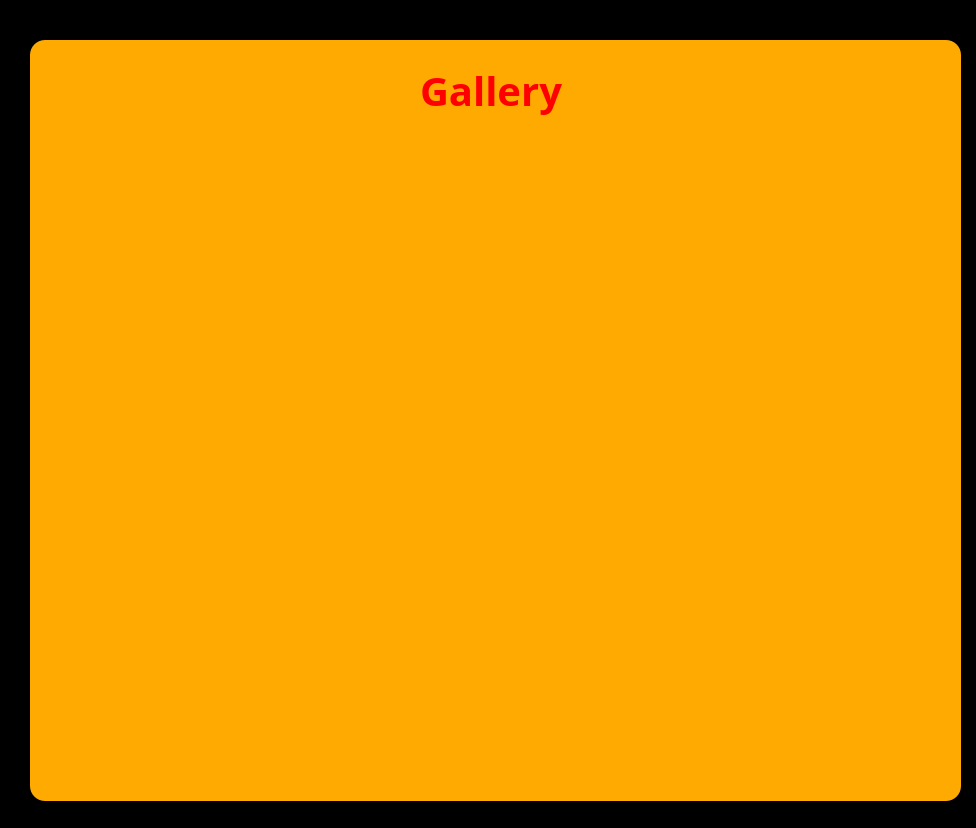
<?xml version="1.0" encoding="UTF-8"?>
<ui version="4.0">
 <class>Form</class>
 <widget class="QWidget" name="Form">
  <property name="geometry">
   <rect>
    <x>0</x>
    <y>0</y>
    <width>976</width>
    <height>828</height>
   </rect>
  </property>
  <property name="windowTitle">
   <string>Form</string>
  </property>
  <property name="styleSheet">
   <string notr="true">*{
background:rgba;
font-family:century gothic;
font-size:24px;
}
QFrame
{
background:rgba;
border-radius:15px
}
QPushButton
{
background:red;
border-radius:60px;
}
QToolButton
{
background:red;
border-radius:60px;
}
QLabel
{
color:white;
background:transparent;
}
QPushButton
{
color:white;
border-radius:15px;
}
QPushButton:hover
{
color:#333;
border-radius:15px;
background:#49ebff;
}
QLineEdit
{
background:transparent;
border:none;
color:#717072;
border-bottom:1px solid #717072
}
</string>
  </property>
  <widget class="QFrame" name="frame">
   <property name="geometry">
    <rect>
     <x>30</x>
     <y>40</y>
     <width>931</width>
     <height>761</height>
    </rect>
   </property>
   <property name="styleSheet">
    <string notr="true">color:yellow;
background-color: rgb(255, 170, 0);</string>
   </property>
   <property name="frameShape">
    <enum>QFrame::StyledPanel</enum>
   </property>
   <property name="frameShadow">
    <enum>QFrame::Raised</enum>
   </property>
   <widget class="QLabel" name="label">
    <property name="geometry">
     <rect>
      <x>390</x>
      <y>20</y>
      <width>151</width>
      <height>61</height>
     </rect>
    </property>
    <property name="styleSheet">
     <string notr="true">color: rgb(255, 0, 0);
FONT-WEIGHT:BOLD;
font-size:40px;</string>
    </property>
    <property name="text">
     <string>Gallery</string>
    </property>
   </widget>
   <widget class="QPushButton" name="homebtn">
    <property name="geometry">
     <rect>
      <x>0</x>
      <y>10</y>
      <width>93</width>
      <height>28</height>
     </rect>
    </property>
    <property name="styleSheet">
     <string notr="true">QPushButton
{
font-size:14px;
color:white;
background:transparent;
}</string>
    </property>
    <property name="text">
     <string/>
    </property>
    <property name="icon">
     <iconset>
      <normaloff>icons/arrow-left.svg</normaloff>icons/arrow-left.svg</iconset>
    </property>
    <property name="iconSize">
     <size>
      <width>32</width>
      <height>32</height>
     </size>
    </property>
   </widget>
   <widget class="QTextBrowser" name="textBrowser">
    <property name="geometry">
     <rect>
      <x>220</x>
      <y>90</y>
      <width>531</width>
      <height>501</height>
     </rect>
    </property>
    <property name="html">
     <string>&lt;!DOCTYPE HTML PUBLIC &quot;-//W3C//DTD HTML 4.0//EN&quot; &quot;http://www.w3.org/TR/REC-html40/strict.dtd&quot;&gt;
&lt;html&gt;&lt;head&gt;&lt;meta name=&quot;qrichtext&quot; content=&quot;1&quot; /&gt;&lt;style type=&quot;text/css&quot;&gt;
p, li { white-space: pre-wrap; }
&lt;/style&gt;&lt;/head&gt;&lt;body style=&quot; font-family:'century gothic'; font-size:24px; font-weight:400; font-style:normal;&quot;&gt;
&lt;p style=&quot; margin-top:0px; margin-bottom:0px; margin-left:0px; margin-right:0px; -qt-block-indent:0; text-indent:0px;&quot;&gt;&lt;img src=&quot;:/newPrefix/gallery/g1.jpg&quot; /&gt;&lt;img src=&quot;:/newPrefix/gallery/g3.jpg&quot; /&gt;&lt;img src=&quot;:/newPrefix/gallery/g4.jpg&quot; /&gt;&lt;img src=&quot;:/newPrefix/gallery/g5.jpg&quot; /&gt;&lt;img src=&quot;:/newPrefix/gallery/g6.jpg&quot; /&gt;&lt;img src=&quot;:/newPrefix/gallery/g7.jpg&quot; /&gt;&lt;img src=&quot;:/newPrefix/gallery/g8.jpg&quot; /&gt;&lt;img src=&quot;:/newPrefix/gallery/g9.jpeg&quot; /&gt;&lt;img src=&quot;:/newPrefix/gallery/g10.jpg&quot; /&gt;&lt;img src=&quot;:/newPrefix/gallery/g2.jpg&quot; /&gt;&lt;/p&gt;&lt;/body&gt;&lt;/html&gt;</string>
    </property>
   </widget>
  </widget>
 </widget>
 <resources>
  <include location="icons/icons.qrc"/>
  <include location="gallery.qrc.txt"/>
 </resources>
 <connections/>
</ui>
